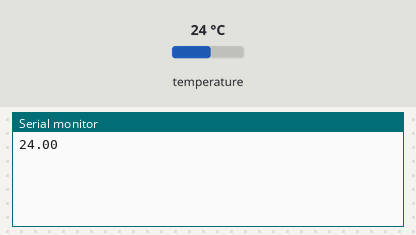
Recording of a sketch running on a simulated ESP32. Shown: the last lines printed to the serial monitor. Inputs (shaded band) come from the test bench; at power-on: temperature 24 °C.

Above: at 2.7 s.
2.8 s: temperature set to 12 °C
At 4.7 s:
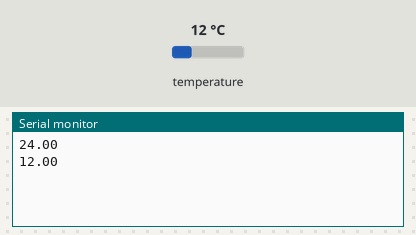
5.5 s: temperature set to 19 °C
At 6.3 s:
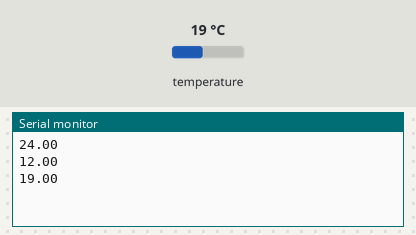
Timing chart, 0 to 8.5 s (numbered marks = the images above; inputs shaded):
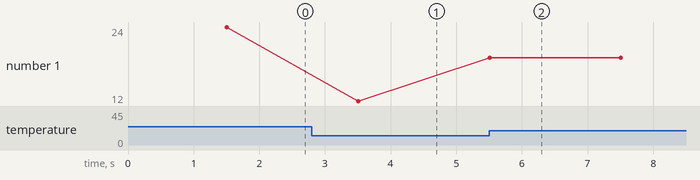

Measured:
- after the input at 2.8 s, the serial monitor: prints a new line after 0.71 s (image 1)
- after the input at 5.5 s, the serial monitor: prints a new line at once (image 2)
- plotted number 1: 24 → 12 after the input at 2.8 s, 12 → 19 after the input at 5.5 s

The sketch:

sketch_temperature.ino
```cpp
#include <WiFi.h>
#include "UbidotsEsp32Mqtt.h"
#include <Adafruit_Sensor.h>
#include <Adafruit_BME280.h>

const char *UBIDOTS_TOKEN = "BBFF-YjSV5EL4gwTUk2dbqC0Fuc97Y0zgm9";  // Token de autenticação Ubidots
const char *WIFI_SSID = "Inteli-College";  // Nome da rede Wi-Fi
const char *WIFI_PASS = "QazWsx@123";  // Senha da rede Wi-Fi
const char *DEVICE_LABEL = "mauricio";  // Rótulo do dispositivo no Ubidots
const char *VARIABLE_LABEL = "twmp";  // Rótulo da variável a ser enviada para o Ubidots

const int PUBLISH_FREQUENCY = 5000;  // Frequência de publicação dos dados em milissegundos

unsigned long timer;
uint8_t analogPin = 20;  // Pino analógico utilizado

Adafruit_BME280 bme;  // Objeto para ler dados do sensor BME280

Ubidots ubidots(UBIDOTS_TOKEN);  // Objeto para interagir com o Ubidots

void callback(char *topic, byte *payload, unsigned int length)
{
  // Função de retorno de chamada para mensagens MQTT recebidas
  // Imprime a mensagem recebida no monitor serial
  Serial.print("Message arrived [");
  Serial.print(topic);
  Serial.print("] ");
  for (int i = 0; i < length; i++)
  {
    Serial.print((char)payload[i]);
  }
  Serial.println();
}

void setup()
{
  // Configuração inicial, executada uma vez:
  Serial.begin(115200);  // Inicia a comunicação serial

  bme.begin(0x76);  // Inicia o sensor BME280 com endereço 0x76
  ubidots.connectToWifi(WIFI_SSID, WIFI_PASS);
  ubidots.setCallback(callback);
  ubidots.setup();
  ubidots.reconnect();

  timer = millis();
}

void loop()
{
  float temperature = bme.readTemperature();
  // Código principal a ser executado repetidamente:
  if (!ubidots.connected()){
    ubidots.reconnect();
  }
  if ((millis() - timer) > PUBLISH_FREQUENCY) // Aciona a rotina a cada 5 segundos
  {
    ubidots.add(VARIABLE_LABEL, temperature); // Insira os rótulos das suas variáveis e o valor a ser enviado
    ubidots.publish(DEVICE_LABEL);
    timer = millis();
  }
  ubidots.loop();
  Serial.println(temperature);
  delay(2000);
}
```
